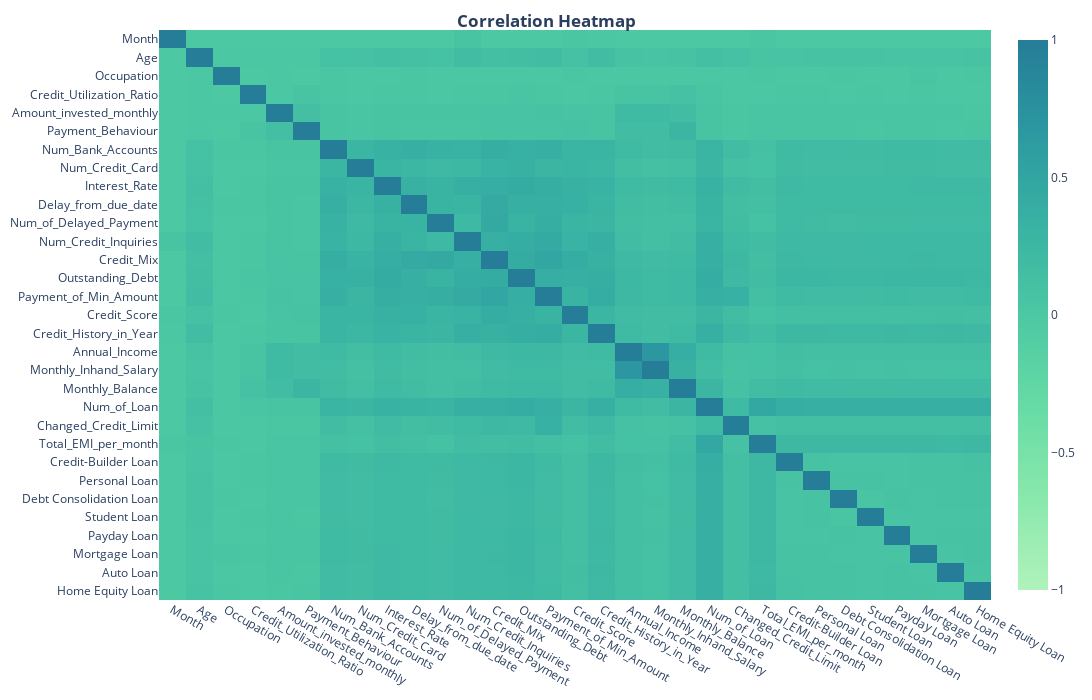

Write notebook code for a chart like this one.
### Markdown cell above
Based on the dendrogram, we can choose an appropriate clustering distance threshold.

### Code cell
corr_matrix_clustered = cluster_corr_matrix(corr_matrix=corr_matrix, threshold=1.7) 
plot_corr_matrix(corr_matrix_clustered)

### Figure 1 — Plotly figure (JSON) as saved in the notebook; plotly's stock layout.template omitted (floating-point values rounded to 4 significant figures; data arrays with more than 128 entries replaced by an {"elided": "..."} marker saying what was removed)
{"data": [{"colorscale": [[0, "rgb(176, 242, 188)"], [0.1667, "rgb(137, 232, 172)"], [0.3333, "rgb(103, 219, 165)"], [0.5, "rgb(76, 200, 163)"], [0.6667, "rgb(56, 178, 163)"], [0.8333, "rgb(44, 152, 160)"], [1, "rgb(37, 125, 152)"]], "hoverongaps": false, "type": "heatmap", "x": ["Month", "Age", "Occupation", "Credit_Utilization_Ratio", "Amount_invested_monthly", "Payment_Behaviour", "Num_Bank_Accounts", "Num_Credit_Card", "Interest_Rate", "Delay_from_due_date", "Num_of_Delayed_Payment", "Num_Credit_Inquiries", "Credit_Mix", "Outstanding_Debt", "Payment_of_Min_Amount", "Credit_Score", "Credit_History_in_Year", "Annual_Income", "Monthly_Inhand_Salary", "Monthly_Balance", "Num_of_Loan", "Changed_Credit_Limit", "Total_EMI_per_month", "Credit-Builder Loan", "Personal Loan", "Debt Consolidation Loan", "Student Loan", "Payday Loan", "Mortgage Loan", "Auto Loan", "Home Equity Loan"], "y": ["Month", "Age", "Occupation", "Credit_Utilization_Ratio", "Amount_invested_monthly", "Payment_Behaviour", "Num_Bank_Accounts", "Num_Credit_Card", "Interest_Rate", "Delay_from_due_date", "Num_of_Delayed_Payment", "Num_Credit_Inquiries", "Credit_Mix", "Outstanding_Debt", "Payment_of_Min_Amount", "Credit_Score", "Credit_History_in_Year", "Annual_Income", "Monthly_Inhand_Salary", "Monthly_Balance", "Num_of_Loan", "Changed_Credit_Limit", "Total_EMI_per_month", "Credit-Builder Loan", "Personal Loan", "Debt Consolidation Loan", "Student Loan", "Payday Loan", "Mortgage Loan", "Auto Loan", "Home Equity Loan"], "z": {"elided": "31x31 float values"}, "zmax": 1, "zmin": -1}], "layout": {"height": 700, "margin": {"b": 10, "l": 10, "r": 10, "t": 30}, "title": {"text": "<b>Correlation Heatmap", "x": 0.5, "xanchor": "center", "yanchor": "top"}, "width": 1200, "xaxis": {"showgrid": false, "side": "bottom"}, "yaxis": {"autorange": "reversed", "showgrid": false}}}
